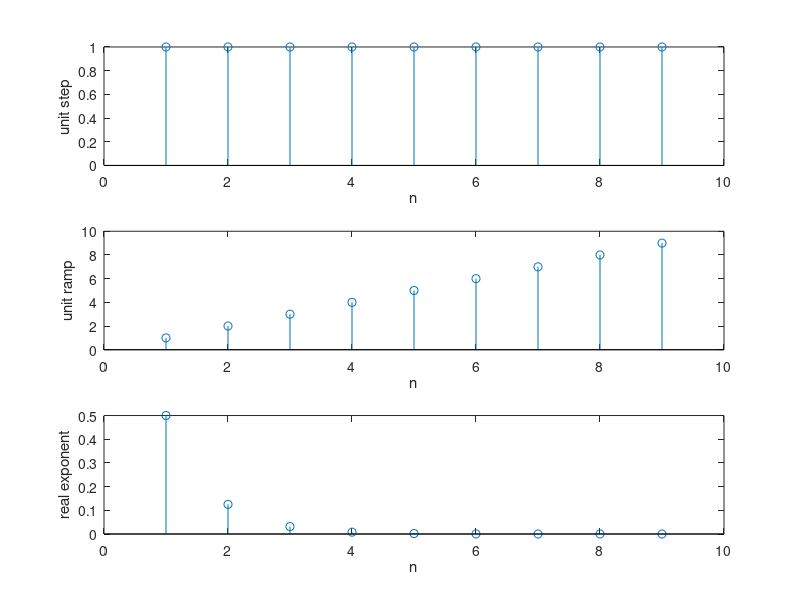

This chart was generated by the following MATLAB code:
n = 1:9;
unitStep = (n>=0);
ramp = n.*(n>=0);
realExp = 2*(0.25).^n;

subplot(3,1,1); stem(n,  unitStep);
xlabel('n'); ylabel('unit step');
subplot(3,1,2); stem(n,  ramp);
xlabel('n'); ylabel('unit ramp');
subplot(3,1,3); stem(n,  realExp);
xlabel('n'); ylabel('real exponent');
